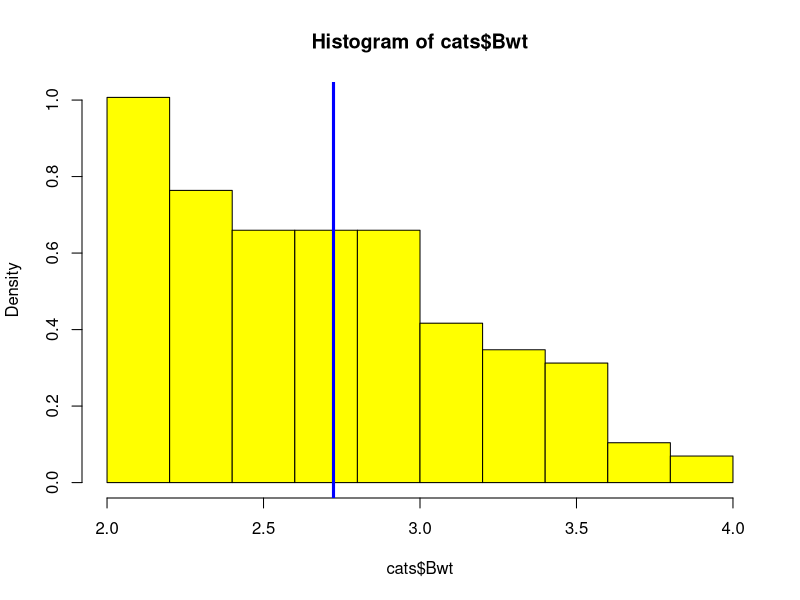
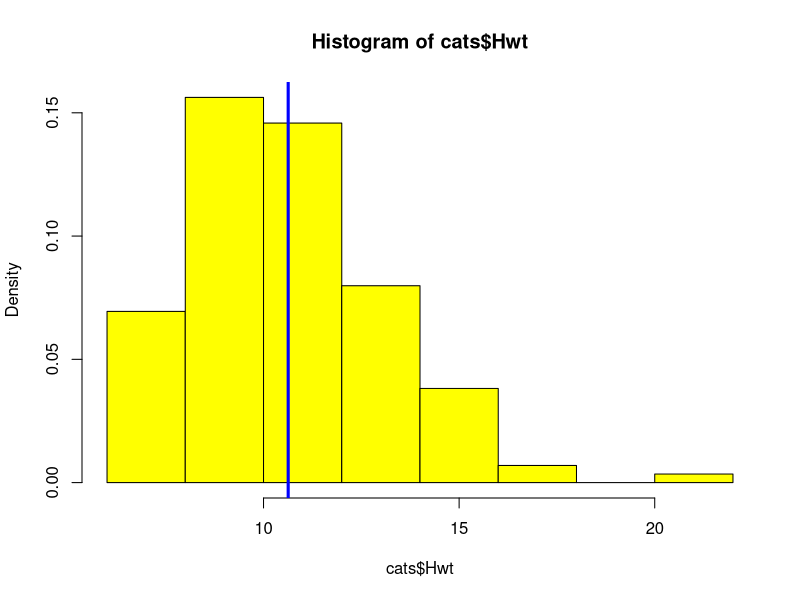
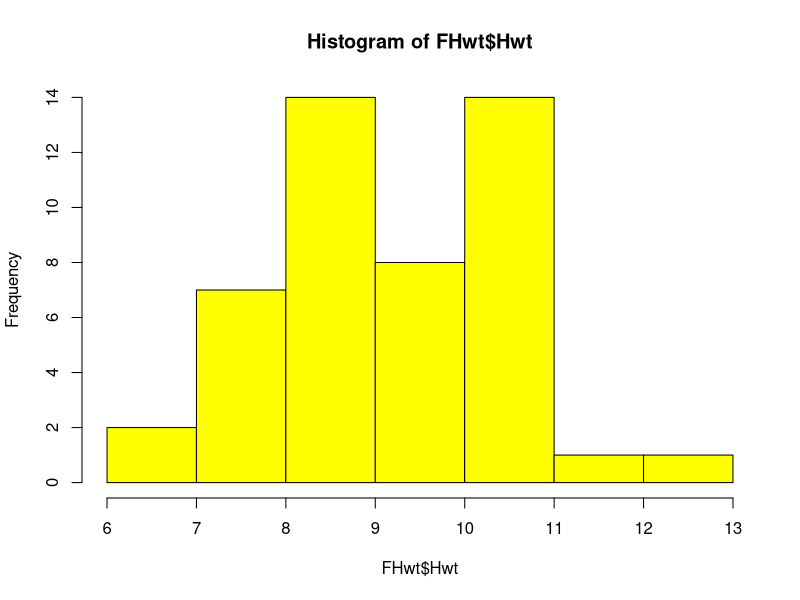
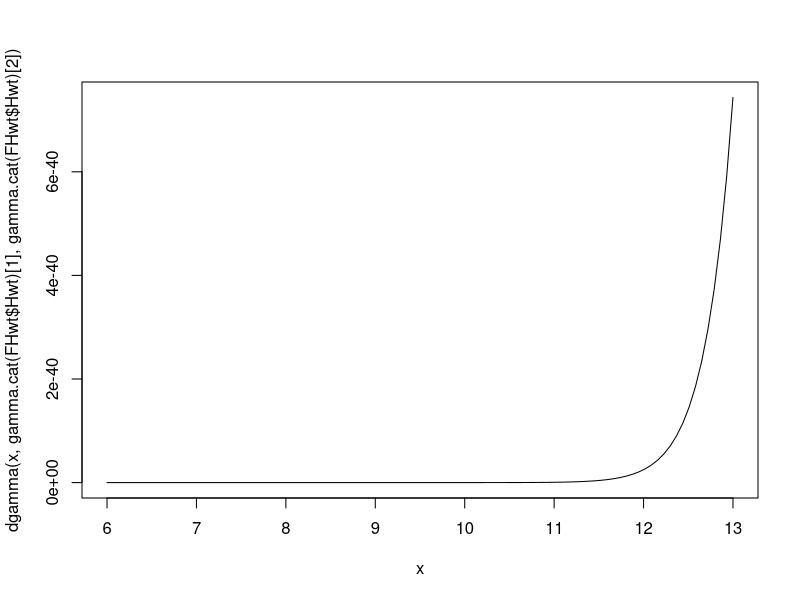
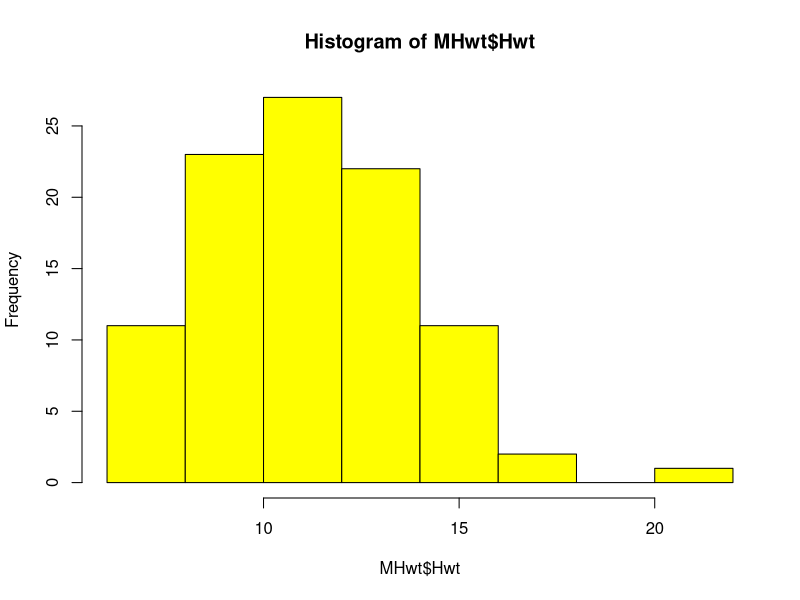
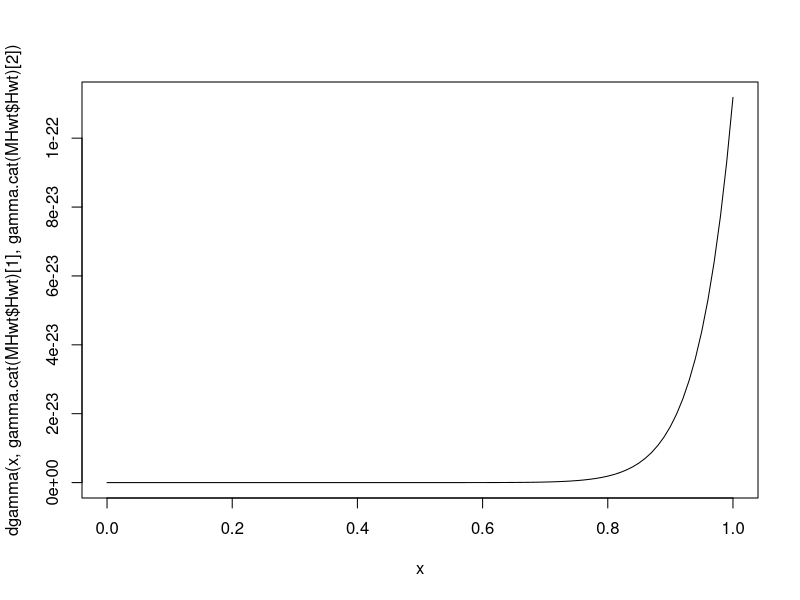

Reproduce these figures in R, in order.
## ---- chunk 1
library(tidyverse)
## ---- chunk 2
library(MASS)
data(cats)
head(cats)
## ---- chunk 3
summary(cats)
## ---- chunk 4
yourmeanvaluehereH<-mean(cats$Hwt)
yourmeanvaluehereB<-mean(cats$Bwt)
hist(cats$Bwt,col="yellow",probability=TRUE)
abline(v=mean(cats$Bwt),col="blue",lwd=3)
## ---- chunk 5
hist(cats$Hwt,col="yellow",probability=TRUE)
abline(v=mean(cats$Hwt),col="blue",lwd=3)
## ---- chunk 6
fake.mean <- 10
fake.var <- 8

a<-fake.mean*fake.mean/fake.var
s<-fake.var/fake.mean
## ---- chunk 7
var(cats$Hwt)
mean(cats$Hwt)
sd(cats$Hwt)
a<-mean(cats$Hwt)*mean(cats$Hwt)/var(cats$Hwt)
s<-var(cats$Hwt)/mean(cats$Hwt)
## ---- chunk 8
cat.stats<-function(x){
  cat<-c(mean(x),var(x))
  return(cat)
}
hwt<-cats$Hwt
cat.stats(hwt)
## ---- chunk 9
gamma.cat<-function(x){
  gam<-c(mean(x)*mean(x)/var(x),var(x)/mean(x))
  return(gam)
}
## ---- chunk 10
FHwt<-cats%>%filter(Sex=="F")
MHwt<-cats%>%filter(Sex=="M")

gamma.cat(FHwt$Hwt)
gamma.cat(MHwt$Hwt)
## ---- chunk 11
hist(FHwt$Hwt,col="yellow")
curve(dgamma(x,gamma.cat(FHwt$Hwt)[1],gamma.cat(FHwt$Hwt)[2]),6,13)
## ---- chunk 12
hist(MHwt$Hwt,col="yellow")
curve(dgamma(x,gamma.cat(MHwt$Hwt)[1],gamma.cat(MHwt$Hwt)[2]))
